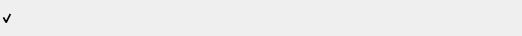
<?xml version="1.0" encoding="UTF-8"?>
<ui version="4.0">
 <class>ImportListWidgetItem</class>
 <widget class="QWidget" name="ImportListWidgetItem">
  <property name="geometry">
   <rect>
    <x>0</x>
    <y>0</y>
    <width>522</width>
    <height>36</height>
   </rect>
  </property>
  <property name="minimumSize">
   <size>
    <width>0</width>
    <height>34</height>
   </size>
  </property>
  <property name="maximumSize">
   <size>
    <width>16777215</width>
    <height>36</height>
   </size>
  </property>
  <property name="windowTitle">
   <string/>
  </property>
  <property name="styleSheet">
   <string notr="true">#lImage, #lState, #cSelected
{
border: none;
background: transparent;
}
</string>
  </property>
  <property name="TOKENIZED" stdset="0">
   <bool>true</bool>
  </property>
  <layout class="QHBoxLayout" name="horizontalLayout_2">
   <property name="spacing">
    <number>5</number>
   </property>
   <property name="leftMargin">
    <number>0</number>
   </property>
   <property name="topMargin">
    <number>4</number>
   </property>
   <property name="rightMargin">
    <number>19</number>
   </property>
   <property name="bottomMargin">
    <number>4</number>
   </property>
   <item>
    <widget class="QCheckBox" name="cSelected">
     <property name="sizePolicy">
      <sizepolicy hsizetype="Fixed" vsizetype="Preferred">
       <horstretch>0</horstretch>
       <verstretch>0</verstretch>
      </sizepolicy>
     </property>
     <property name="maximumSize">
      <size>
       <width>16777215</width>
       <height>16777215</height>
      </size>
     </property>
     <property name="styleSheet">
      <string notr="true"/>
     </property>
     <property name="text">
      <string/>
     </property>
     <property name="checked">
      <bool>true</bool>
     </property>
     <property name="type" stdset="0">
      <string notr="true">mega</string>
     </property>
     <property name="state" stdset="0">
      <string notr="true">default</string>
     </property>
    </widget>
   </item>
   <item>
    <layout class="QHBoxLayout" name="horizontalLayout">
     <property name="spacing">
      <number>12</number>
     </property>
     <item>
      <widget class="QPushButton" name="lImage">
       <property name="sizePolicy">
        <sizepolicy hsizetype="Maximum" vsizetype="Preferred">
         <horstretch>0</horstretch>
         <verstretch>0</verstretch>
        </sizepolicy>
       </property>
       <property name="minimumSize">
        <size>
         <width>24</width>
         <height>24</height>
        </size>
       </property>
       <property name="maximumSize">
        <size>
         <width>24</width>
         <height>24</height>
        </size>
       </property>
       <property name="styleSheet">
        <string notr="true">border: none;
padding-left: 6px;</string>
       </property>
       <property name="text">
        <string/>
       </property>
       <property name="icon">
        <iconset>
         <normaloff>:/images/small_text.png</normaloff>:/images/small_text.png</iconset>
       </property>
       <property name="iconSize">
        <size>
         <width>24</width>
         <height>24</height>
        </size>
       </property>
       <property name="flat">
        <bool>true</bool>
       </property>
      </widget>
     </item>
     <item>
      <widget class="QLabel" name="lName">
       <property name="sizePolicy">
        <sizepolicy hsizetype="Minimum" vsizetype="Preferred">
         <horstretch>0</horstretch>
         <verstretch>0</verstretch>
        </sizepolicy>
       </property>
       <property name="minimumSize">
        <size>
         <width>300</width>
         <height>28</height>
        </size>
       </property>
       <property name="maximumSize">
        <size>
         <width>300</width>
         <height>16777215</height>
        </size>
       </property>
       <property name="font">
        <font/>
       </property>
       <property name="focusPolicy">
        <enum>Qt::StrongFocus</enum>
       </property>
       <property name="styleSheet">
        <string notr="true"/>
       </property>
       <property name="text">
        <string/>
       </property>
      </widget>
     </item>
    </layout>
   </item>
   <item>
    <spacer name="horizontalSpacer">
     <property name="orientation">
      <enum>Qt::Horizontal</enum>
     </property>
     <property name="sizeType">
      <enum>QSizePolicy::Expanding</enum>
     </property>
     <property name="sizeHint" stdset="0">
      <size>
       <width>10</width>
       <height>10</height>
      </size>
     </property>
    </spacer>
   </item>
   <item>
    <widget class="QToolButton" name="lState">
     <property name="minimumSize">
      <size>
       <width>16</width>
       <height>16</height>
      </size>
     </property>
     <property name="maximumSize">
      <size>
       <width>16</width>
       <height>16</height>
      </size>
     </property>
     <property name="focusPolicy">
      <enum>Qt::NoFocus</enum>
     </property>
     <property name="styleSheet">
      <string notr="true">border: none;
padding-right: -2px;
</string>
     </property>
     <property name="text">
      <string/>
     </property>
     <property name="icon">
      <iconset>
       <normaloff>../images/import_check.svg</normaloff>../images/import_check.svg</iconset>
     </property>
     <property name="iconSize">
      <size>
       <width>16</width>
       <height>16</height>
      </size>
     </property>
     <property name="flat" stdset="0">
      <bool>true</bool>
     </property>
     <property name="class" stdset="0">
      <string notr="true">icon-label</string>
     </property>
    </widget>
   </item>
  </layout>
 </widget>
 <tabstops>
  <tabstop>cSelected</tabstop>
  <tabstop>lImage</tabstop>
  <tabstop>lName</tabstop>
 </tabstops>
 <resources/>
 <connections/>
</ui>
